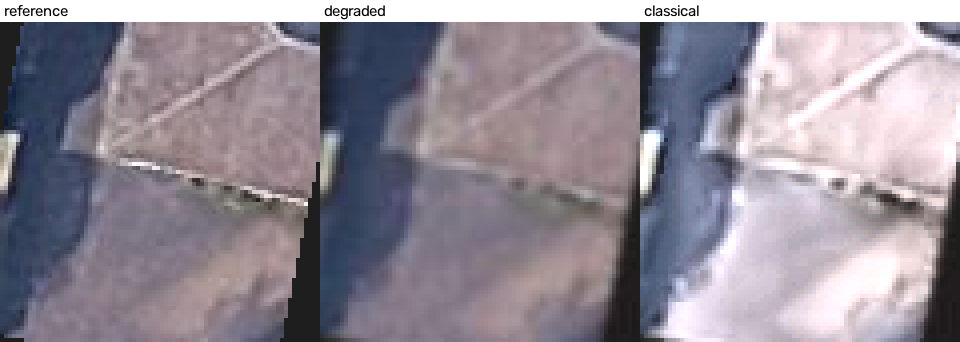
#> input picture figures/failure_1_aba1eb_google.png, 960 x 342 px, given as the content of the folder figures/failure_1_aba1eb_google.png, which was not available
$ python make_figures.py --input figures/failure_1_aba1eb_google.png   (older library calls are emulated)
#> lines starting #> are read from the running program, lines starting #| are printed output that depends on the picture; after the words box and inside, x2 and y2 are one past the last pixel; in counts of white or black regions, pixels touching at a corner belong together; pictures that were not available may be replaced by others from this repository, and a replacement may not be noted
### enhance.py
"""Satellite tile enhancement CLI.

Usage:
    python enhance.py --input data/ --output out/ --method classical
    python enhance.py --input data/ --output out/ --method sr
    python enhance.py --input data/ --output out/ --method bicubic   (baseline)

Dataset note: the images are building crops with a flat grey background
(BGR 30,30,30). That background is NOT image content, so it is masked out.
"""
import argparse
from pathlib import Path
from typing import Callable, Optional

import cv2
import numpy as np

IMAGE_EXTS = {".jpg", ".jpeg", ".png"}
BG_COLOUR = 30  # flat grey used as background in the dataset
MODEL_PATH = Path(__file__).parent / "models" / "FSRCNN_x2.pb"


def foreground_mask(img: np.ndarray) -> np.ndarray:
    """Boolean mask, True where the pixel is real image content (not grey bg)."""
    return ~np.all(img == BG_COLOUR, axis=2)


def classical_enhance(
    img: np.ndarray,
    mask: Optional[np.ndarray] = None,
    denoise_strength: int = 2,
    clahe_clip: float = 1.0,
    sharpen_amount: float = 0.8,
) -> np.ndarray:
    """Classical (no learned model) enhancement of a BGR uint8 image.

    Order matters:
      1. Denoise FIRST - otherwise contrast boost and sharpening amplify
         JPEG blocking and noise.
      2. Contrast (CLAHE) on the L channel only (LAB) - keeps colours stable.
      3. Sharpen LAST (unsharp mask) - sharpen real edges, not noise.
    Set any strength to 0 to switch that step off (used for ablations).
    The grey background is restored afterwards so it never changes.
    """
    if mask is None:
        mask = foreground_mask(img)

    out = img.copy()
    if denoise_strength > 0:
        out = cv2.fastNlMeansDenoisingColored(
            out, None, h=denoise_strength, hColor=denoise_strength,
            templateWindowSize=7, searchWindowSize=21,
        )

    if clahe_clip > 0:
        lab = cv2.cvtColor(out, cv2.COLOR_BGR2LAB)
        l, a, b = cv2.split(lab)
        clahe = cv2.createCLAHE(clipLimit=clahe_clip, tileGridSize=(8, 8))
        out = cv2.cvtColor(cv2.merge([clahe.apply(l), a, b]), cv2.COLOR_LAB2BGR)

    if sharpen_amount > 0:
        blurred = cv2.GaussianBlur(out, (0, 0), sigmaX=1.5)
        out = cv2.addWeighted(out, 1.0 + sharpen_amount, blurred, -sharpen_amount, 0)
    out = np.clip(out, 0, 255).astype(np.uint8)

    out[~mask] = img[~mask]  # put the untouched background back
    return out


# [4 lines left out: function bicubic_upscale, not called in this run]


def load_sr_model(model_path: Path = MODEL_PATH):
    """Load the pretrained FSRCNN x2 model (needs opencv-contrib-python)."""
    if not Path(model_path).exists():
        raise FileNotFoundError(
            f"{model_path} not found. Download FSRCNN_x2.pb into the models/ folder "
            "(see README)."
        )
    sr = cv2.dnn_superres.DnnSuperResImpl_create()
    sr.readModel(str(model_path))
    sr.setModel("fsrcnn", 2)
    return sr


# [52 lines left out: functions sr_upscale, get_method, main, not called in this run]


# [2 lines that do not run on import are left out]

### evaluate.py
"""Evaluation: do SR and classical enhancement actually help?

Usage:
    python evaluate.py --input data/ --report results.md

Idea: there is no ground truth, so we MANUFACTURE one. Each tile is treated as
the reference. We degrade it on purpose, run each method on the degraded copy,
and compare the result back to the reference (PSNR / SSIM, foreground only).

  Experiment A (upscaling): reference -> downscale 2x + JPEG + noise = LR.
      Methods: bicubic 2x vs pretrained FSRCNN 2x. Output is same size as ref.
  Experiment B (classical): reference -> blur + JPEG + noise = degraded.
      Compare degraded vs classical(degraded) against the reference.
      If classical is better than "do nothing", it helped; otherwise it hurt.
  Real tiles (no reference): Laplacian variance (sharpness) and colour shift
      between each real tile and its classical output.
"""
import argparse
from pathlib import Path
from typing import Dict, List, Optional

import cv2
import numpy as np
from skimage.metrics import peak_signal_noise_ratio, structural_similarity

from enhance import (IMAGE_EXTS, bicubic_upscale, classical_enhance,
                     foreground_mask, load_sr_model, sr_upscale)

SEED = 0
JPEG_QUALITY = 70
NOISE_SIGMA = 2.0


def jpeg_roundtrip(img: np.ndarray, quality: int = JPEG_QUALITY) -> np.ndarray:
    """Compress to JPEG and decode again (adds real JPEG artefacts)."""
    ok, buf = cv2.imencode(".jpg", img, [cv2.IMWRITE_JPEG_QUALITY, quality])
    return cv2.imdecode(buf, cv2.IMREAD_COLOR)


def add_noise(img: np.ndarray, rng: np.random.Generator) -> np.ndarray:
    """Add mild Gaussian sensor-like noise."""
    noisy = img.astype(np.float32) + rng.normal(0, NOISE_SIGMA, img.shape)
    return np.clip(noisy, 0, 255).astype(np.uint8)


# [5 lines left out: function degrade_lowres, not called in this run]


def degrade_fullres(ref: np.ndarray, rng: np.random.Generator) -> np.ndarray:
    """Experiment B input: slight blur + noise + JPEG, same size."""
    blurred = cv2.GaussianBlur(ref, (0, 0), sigmaX=1.0)
    return jpeg_roundtrip(add_noise(blurred, rng))


def masked_metrics(ref: np.ndarray, test: np.ndarray, mask: np.ndarray) -> Dict[str, float]:
    """PSNR and SSIM using foreground (roof) pixels only."""
    mask = cv2.erode(mask.astype(np.uint8), np.ones((7, 7), np.uint8)).astype(bool)
    if mask.sum() == 0:
        return {"psnr": float("nan"), "ssim": float("nan")}
    mse = np.mean((ref[mask].astype(np.float64) - test[mask].astype(np.float64)) ** 2)
    psnr = float("inf") if mse == 0 else 10 * np.log10(255.0 ** 2 / mse)
    _, ssim_map = structural_similarity(ref, test, channel_axis=2, full=True, data_range=255)
    return {"psnr": psnr, "ssim": float(ssim_map[mask].mean())}


# [13 lines left out: functions sharpness, colour_shift, not called in this run]


def fmt(v: float, d: int = 2) -> str:
    return f"{v:.{d}f}"


# [38 lines left out: function evaluate, not called in this run]


def mean(rows: List[Dict], key: str) -> float:
    vals = [r[key] for r in rows if key in r and np.isfinite(r[key])]
    return float(np.mean(vals)) if vals else float("nan")


# [69 lines left out: functions write_report, main, not called in this run]


# [2 lines that do not run on import are left out]

### make_figures.py
"""Make visual evidence: a before/after grid and failure-case crops.

Usage:
    python make_figures.py --input data/ --output figures/

Outputs:
    figures/grid.png            original | classical (| SR if the model exists)
    figures/failure_<n>_*.png   reference | degraded | classical crops for the
                                3 tiles where the classical pipeline lost the most PSNR
"""
import argparse
from pathlib import Path
from typing import List, Optional, Tuple

import cv2
import numpy as np

from enhance import IMAGE_EXTS, classical_enhance, foreground_mask, load_sr_model, sr_upscale
from evaluate import degrade_fullres, masked_metrics, SEED


def label(img: np.ndarray, text: str) -> np.ndarray:
    """Put a small caption bar on top of an image."""
    bar = np.full((22, img.shape[1], 3), 255, np.uint8)
    cv2.putText(bar, text, (4, 16), cv2.FONT_HERSHEY_SIMPLEX, 0.5, (0, 0, 0), 1, cv2.LINE_AA)
    return np.vstack([bar, img])


def fit(img: np.ndarray, size: int = 300) -> np.ndarray:
    """Resize to fit inside a size x size square, padded with white."""
    h, w = img.shape[:2]
    s = size / max(h, w)
    small = cv2.resize(img, (max(1, int(w * s)), max(1, int(h * s))), interpolation=cv2.INTER_AREA)
    canvas = np.full((size, size, 3), 255, np.uint8)
    canvas[: small.shape[0], : small.shape[1]] = small
    return canvas


def make_grid(files: List[Path], out_path: Path, sr, n: int = 6) -> None:
    rows = []
    for f in files[:n]:
        img = cv2.imread(str(f))
        cols = [label(fit(img), "original"), label(fit(classical_enhance(img)), "classical")]
        if sr is not None:
            cols.append(label(fit(sr_upscale(img, sr)), "SR x2"))
        rows.append(np.hstack(cols))
    cv2.imwrite(str(out_path), np.vstack(rows))


def worst_crop(ref: np.ndarray, a: np.ndarray, b: np.ndarray, mask: np.ndarray, size: int = 80) -> Tuple[int, int]:
    """Top-left corner of the window where b differs most from ref (inside the roof)."""
    diff = np.abs(ref.astype(np.float32) - b.astype(np.float32)).mean(axis=2) * mask
    k = cv2.boxFilter(diff, -1, (size, size))
    h, w = diff.shape
    k[: size // 2] = 0; k[h - size // 2:] = 0; k[:, : size // 2] = 0; k[:, w - size // 2:] = 0
    y, x = np.unravel_index(np.argmax(k), k.shape)
    return max(0, y - size // 2), max(0, x - size // 2)


def make_failures(files: List[Path], out_dir: Path, k: int = 3) -> None:
    scored = []
    for i, f in enumerate(files):
        ref = cv2.imread(str(f))
        h, w = ref.shape[:2]
        ref = ref[: h // 2 * 2, : w // 2 * 2]
        mask = foreground_mask(ref)
        deg = degrade_fullres(ref, np.random.default_rng(SEED + i))
        out = classical_enhance(deg, mask=mask)
        drop = masked_metrics(ref, deg, mask)["psnr"] - masked_metrics(ref, out, mask)["psnr"]
        scored.append((drop, f, ref, deg, out, mask))
    scored.sort(key=lambda t: -t[0])
    for n, (drop, f, ref, deg, out, mask) in enumerate(scored[:k], 1):
        y, x = worst_crop(ref, deg, out, mask)
        crops = [label(cv2.resize(im[y:y + 80, x:x + 80], None, fx=4, fy=4, interpolation=cv2.INTER_NEAREST), t)
                 for im, t in ((ref, "reference"), (deg, "degraded"), (out, "classical"))]
        path = out_dir / f"failure_{n}_{f.stem.replace('building_', '')}.png"
        cv2.imwrite(str(path), np.hstack(crops))
        print(f"{path.name}: classical lost {drop:.2f} dB PSNR vs degraded input")


def main() -> None:
    p = argparse.ArgumentParser(description="Create before/after grid and failure crops.")
    p.add_argument("--input", required=True)
    p.add_argument("--output", default="figures")
    p.add_argument("--source", default="google")
    args = p.parse_args()
    out_dir = Path(args.output)
    out_dir.mkdir(parents=True, exist_ok=True)
    files = sorted(f for f in Path(args.input).iterdir()
                   if f.suffix.lower() in IMAGE_EXTS and args.source in f.name)
    if not files:
        raise SystemExit("No matching images found.")
    sr: Optional[object] = None
    try:
        sr = load_sr_model()
    except (FileNotFoundError, AttributeError, cv2.error):
        print("SR model not found - grid will show original vs classical only.")
    make_grid(files, out_dir / "grid.png", sr)
#> in make_grid, img is the input picture: shape (342, 960, 3); mean B, G, R 150.4, 139.7, 146.8
#> in make_grid, `cv2.imwrite(str(out_path), np.vstack(rows))`:
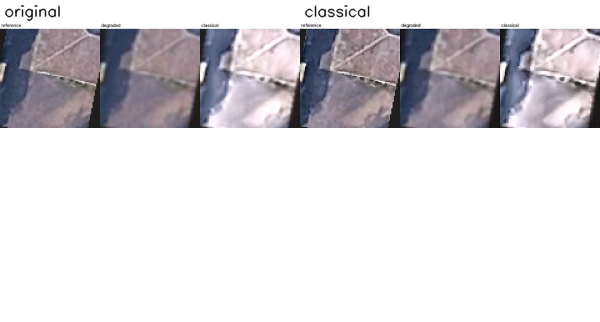
#> saved as grid.png: shape (322, 600, 3); mean B, G, R 220, 216.5, 218.8
    make_failures(files, out_dir)
#> in masked_metrics, `mask = cv2.erode(mask.astype(np.uint8), np.ones((7, 7), np.uint8)).ast..`:
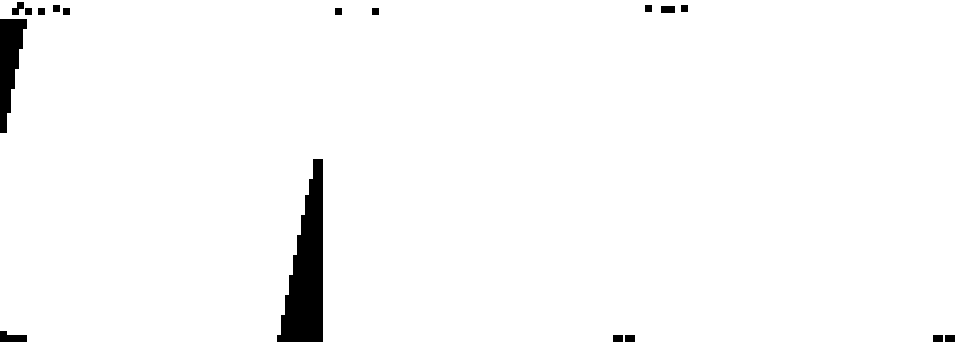
#> mask: shape (342, 960) bool; 97.6% white; 17 black regions, largest, box (x1, y1, x2, y2) and area: (277, 159, 323, 342) 4946, (0, 19, 27, 133) 1814, (0, 331, 27, 342) 217
#> in masked_metrics, `mse = np.mean((ref[mask].astype(np.float64) - test[mask].astype(np.flo..`: mse = 53.65
#> in masked_metrics, `psnr = float("inf") if mse == 0 else 10 * np.log10(255.0 ** 2 / mse)`: psnr = 30.84
#> in masked_metrics, `_, ssim_map = structural_similarity(ref, test, channel_axis=2, full=Tr..`:
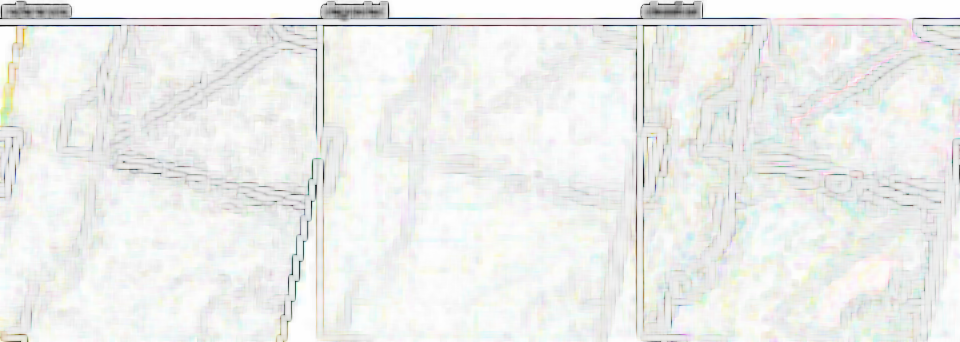
#> ssim_map: shape (342, 960, 3) float64; mean B, G, R 0.927, 0.934, 0.93
#> in masked_metrics (call 2), `mse = np.mean((ref[mask].astype(np.float64) - test[mask].astype(np.flo..`: mse = 150.7
#> in masked_metrics (call 2), `psnr = float("inf") if mse == 0 else 10 * np.log10(255.0 ** 2 / mse)`: psnr = 26.35
#> in masked_metrics (call 2), `_, ssim_map = structural_similarity(ref, test, channel_axis=2, full=Tr..`:
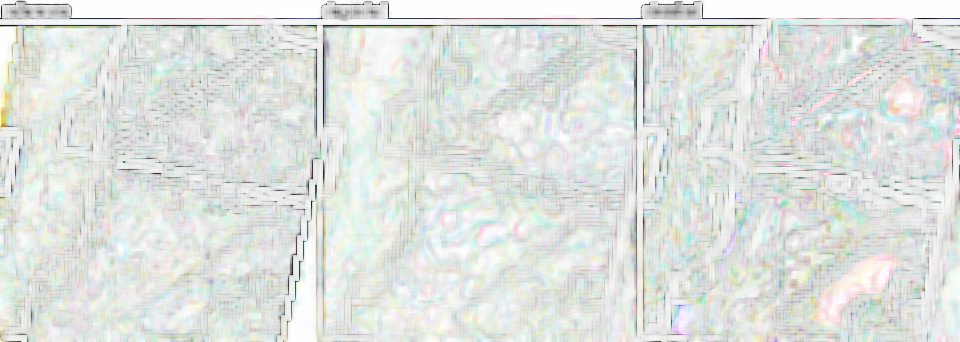
#> ssim_map: shape (342, 960, 3) float64; mean B, G, R 0.878, 0.892, 0.877
#> in make_failures, `drop = masked_metrics(ref, deg, mask)["psnr"] - masked_metrics(ref, ou..`: drop = 4.48
#> the loop in make_failures, `for n, (drop, f, ref, deg, out, mask) in enumerate(scored[:k], 1):` made 1 pass
#> (n, drop, h in worst_crop, w in worst_crop, y, x) on pass 1: (1, 4.48, 342, 960, 215, 762)
#> (printed output is left out)
#> pass 1, in worst_crop, `diff = np.abs(ref.astype(np.float32) - b.astype(np.float32)).mean(axis..`:
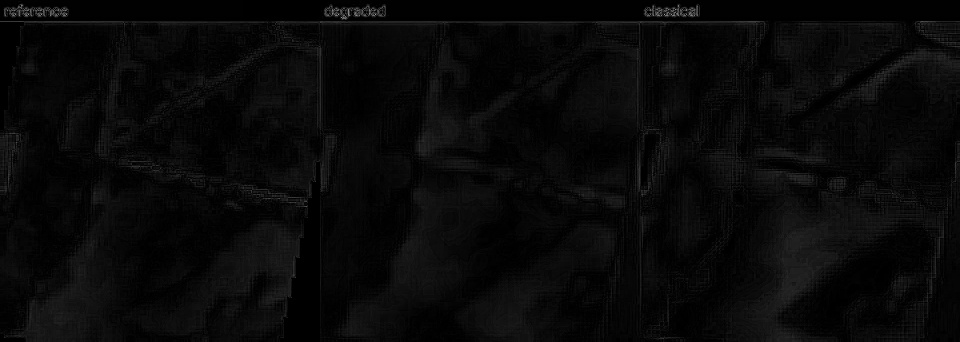
#> diff: shape (342, 960) float32; min 0, max 163, mean 9.1
#> pass 1, in worst_crop, `k = cv2.boxFilter(diff, -1, (size, size))`:
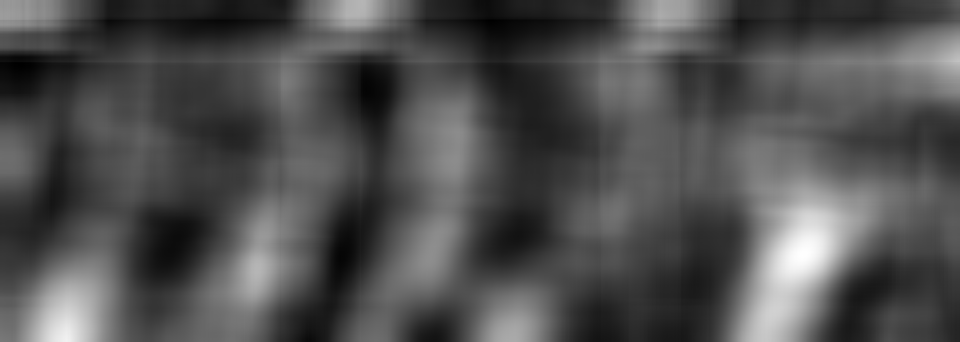
#> k: shape (342, 960) float32; min 3.8, max 20.77, mean 9.1; drawn with min black and max white
#> pass 1, in make_failures, `cv2.imwrite(str(path), np.hstack(crops))`:
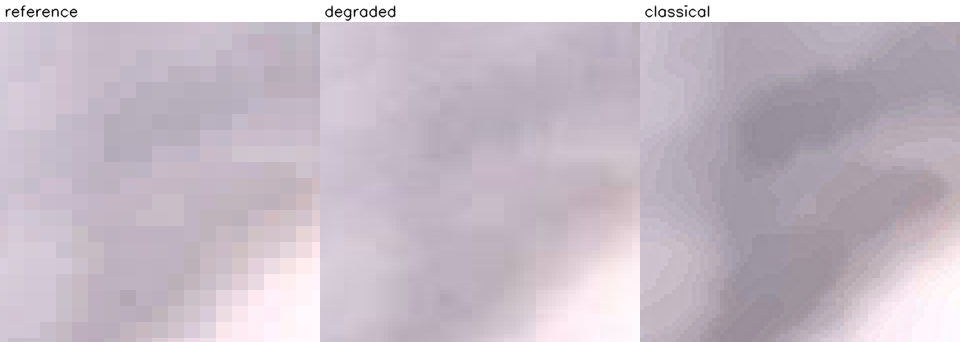
#> saved as failure_1_failure_1_aba1eb_google.png: shape (342, 960, 3); mean B, G, R 199.2, 187.9, 198.5
    print(f"Figures saved in {out_dir}/")


if __name__ == "__main__":
    main()

$ run again, on figures/failure_2_8899da_google.png
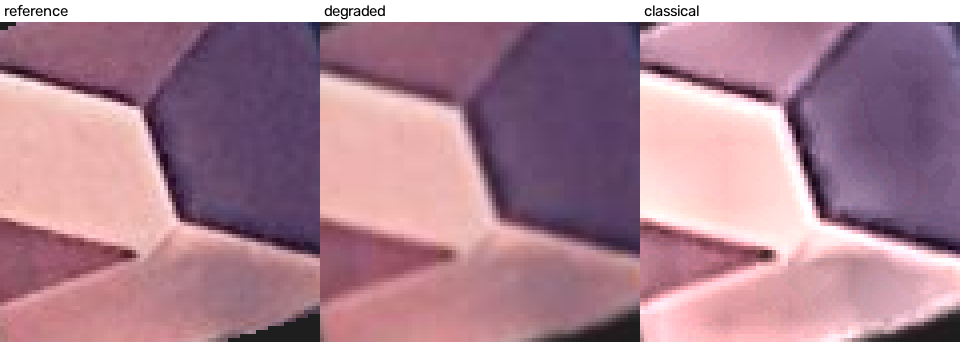
#> input picture figures/failure_2_8899da_google.png, 960 x 342 px, given as the content of the folder figures/failure_2_8899da_google.png, which was not available
#> in make_grid, img is the input picture: shape (342, 960, 3); mean B, G, R 146.6, 131.6, 171.1
#> lab: shape (342, 960, 3); mean of channels 0, 1, 2 148.6, 146.1, 125.6
#> lab: shape (342, 960, 3); mean of channels 0, 1, 2 148.2, 146.2, 125.4
#> in masked_metrics, `mask = cv2.erode(mask.astype(np.uint8), np.ones((7, 7), np.uint8)).ast..`:
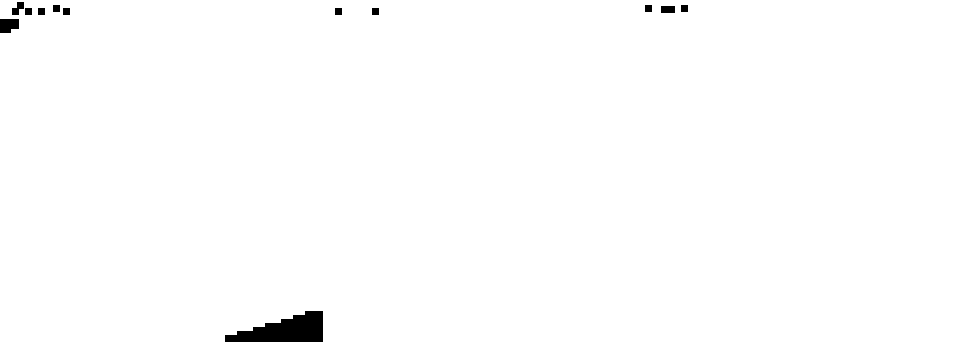
#> mask: shape (342, 960) bool; 99.2% white; 12 black regions, largest, box (x1, y1, x2, y2) and area: (225, 311, 323, 342) 1902, (0, 19, 19, 33) 234, (661, 6, 675, 13) 98
#> mse = 56.74
#> psnr = 30.59
#> in make_failures, `drop = masked_metrics(ref, deg, mask)["psnr"] - masked_metrics(ref, ou..`: drop = 3.57
#> the loop in make_failures, `for n, (drop, f, ref, deg, out, mask) in enumerate(scored[:k], 1):` made 1 pass
#> (n, drop, h in worst_crop, w in worst_crop, y, x) on pass 1: (1, 3.57, 342, 960, 252, 786)
#> (printed output is left out)
#> pass 1, in make_failures, `cv2.imwrite(str(path), np.hstack(crops))`:
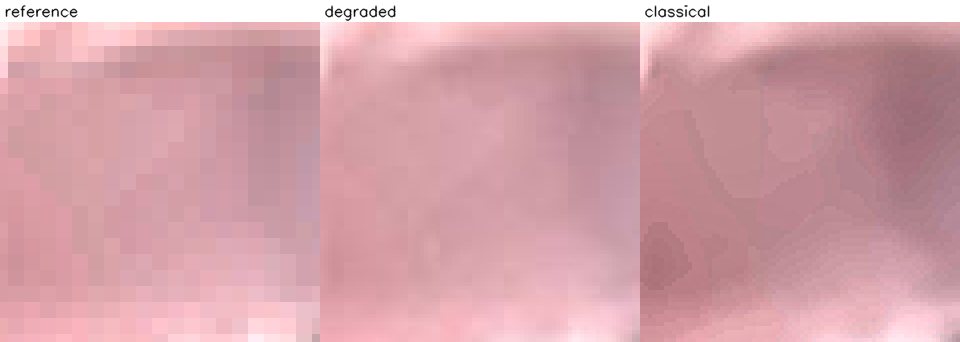
#> saved as failure_1_failure_2_8899da_google.png: shape (342, 960, 3); mean B, G, R 170.8, 162.9, 212.2

$ run again, on figures/failure_3_cac04a_google.png
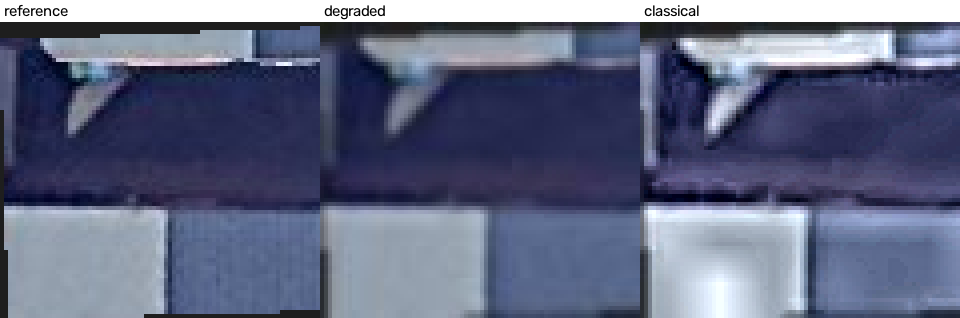
#> input picture figures/failure_3_cac04a_google.png, 960 x 318 px, given as the content of the folder figures/failure_3_cac04a_google.png, which was not available
#> in make_grid, img is the input picture: shape (318, 960, 3); mean B, G, R 130.2, 103.7, 97.2
#> lab: shape (318, 960, 3); mean of channels 0, 1, 2 109.2, 132.8, 111.9
#> lab: shape (318, 960, 3); mean of channels 0, 1, 2 108.9, 132.9, 111.8
#> in masked_metrics, `mask = cv2.erode(mask.astype(np.uint8), np.ones((7, 7), np.uint8)).ast..`:
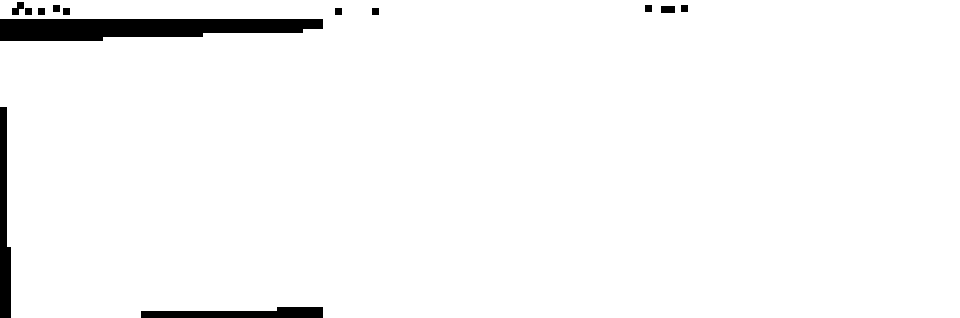
#> mask: shape (318, 960) bool; 96.9% white; 13 black regions, largest, box (x1, y1, x2, y2) and area: (0, 19, 323, 41) 5666, (0, 107, 11, 318) 1761, (141, 307, 323, 318) 1458
#> mse = 70.26
#> psnr = 29.66
#> in make_failures, `drop = masked_metrics(ref, deg, mask)["psnr"] - masked_metrics(ref, ou..`: drop = 5.08
#> the loop in make_failures, `for n, (drop, f, ref, deg, out, mask) in enumerate(scored[:k], 1):` made 1 pass
#> (n, drop, h in worst_crop, w in worst_crop, y, x) on pass 1: (1, 5.08, 318, 960, 109, 703)
#> (printed output is left out)
#> pass 1, in make_failures, `cv2.imwrite(str(path), np.hstack(crops))`:
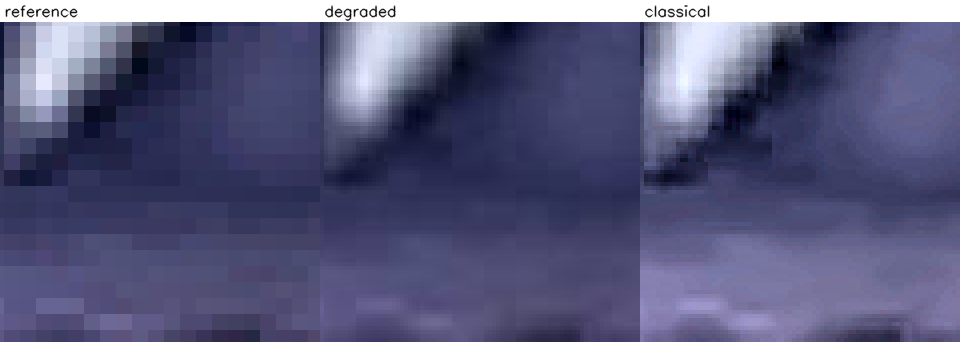
#> saved as failure_1_failure_3_cac04a_google.png: shape (342, 960, 3); mean B, G, R 123.9, 88.8, 88.2
